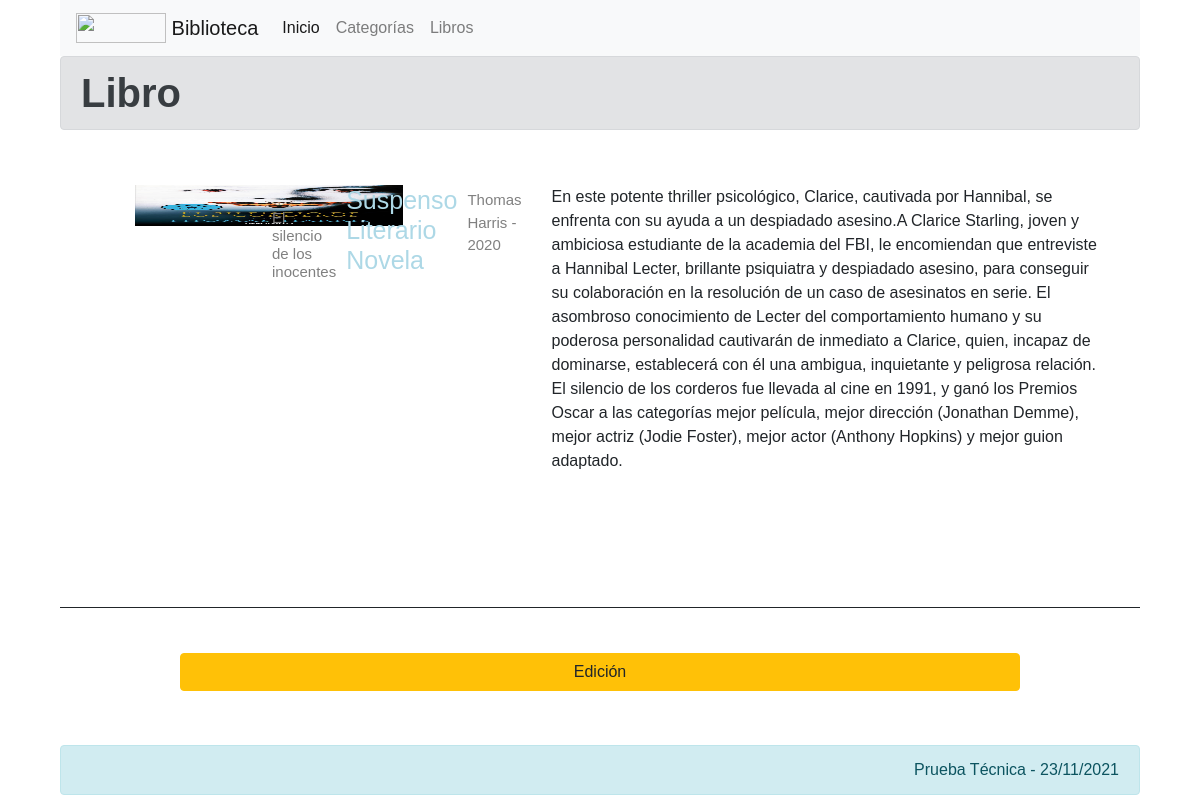
The app's page /books/view-book/4 with its own data.
### libros/models.py (models this page shows)
class Book(models.Model):
    title= models.CharField(max_length=150, verbose_name='Titulo', null=False, blank=False)
    description= models.CharField(max_length=255, verbose_name='Descripción', null=False, blank=False)
    author= models.CharField(max_length=100, verbose_name='Autor', null=False, blank=False)
    year= models.CharField(max_length=4, verbose_name='Año', null=False, blank=False)
    front= models.ImageField(default=None, verbose_name='Portada', null=False, blank=False, upload_to='portadas')
    categories= models.ManyToManyField(Category, verbose_name='Categorías', null=False, blank=False, related_name="books")
    class Meta:
        verbose_name= 'Libro'
        verbose_name_plural = 'Libros'

class Category(models.Model):
    name= models.CharField(max_length=100, verbose_name='Nombre', null=False, blank=False)
    description = models.CharField(max_length=255, verbose_name='Descripción', null=False, blank=False)
    create_at= models.DateTimeField(auto_now_add=True, verbose_name="Creado el")
    class Meta:
        verbose_name= 'Categoría'
        verbose_name_plural = 'Categorías'
    def __str__(self):
        return self.name

### libros/views.py (the view)
# urls.py: path('books/view-book/<int:book_id>', views.book, name="book"),
def book(request, book_id):
    book = get_object_or_404(Book, id=book_id)
    categories = Category.objects.all
    return render(request, 'books/addEdition.html', {
        'book': book,
        'categories': categories,
        'title': 'Libro',
        'button': 'Editar',
        'edition': book_id,
        'show_edition': 'd-none',
        'required': ''
    })

### libros/templates/books/addEdition.html (shortened to what this page needs)
{% extends 'layouts/layout.html' %}
{% block content %}
    <h1 class="title alert alert-secondary alert-link">{{title}} </h1>
    {% if edition != 0 %}
        {% include 'books/book.html' with book=book nolink=1 delete='d-none' %}
        <div class="col-sm-12 text-center">
            <button id="btnEdition" class="btn btn-warning" type="button" typeevent="0">Edici&oacute;n</button>
        </div>
    {% endif %}
{% endblock %}

### libros/templates/books/book.html (shortened to what this page needs)
        <book class="book-item">
            {% if book.front != 'null' and book.front.url|length >= 1 %}
                <div class="image">
                    <img src={{book.front.url}} />
                </div>
            {% endif %}
            <div class="data">
                <h5>
                    {% if nolink == 0 %}
                        <a class="select-element" href="{% url 'book' book.id %}">{{book.title}} </a>
                    {% else %}
                        <span class="nameElement">{{book.title}}</span>
                    {% endif %}
                </h5>
                <h5>
                    {% for category in book.categories.all %}
                        <a class="select-other-element categories" href="{% url 'category' category.id %} ">{{category}} </a>
                    {% endfor %}
                </h5>
                <span class"date">
                    {{book.author}} - {{book.year}}
                </span>
                <p {% if nolink != 1 %} class="textcut" {% endif %}>
                    {{book.description| safe}}
                </p>
            </div>
        </book>

### iniapp/static/css/style.css (style rules this page uses)
* { margin: 0px; padding: 0px; font-family: Arial, Helvetica, sans-serif; text-decoration: none; }
.select-other-element { text-decoration: none; color: lightblue; }
.category-item, .book-item { margin-bottom: 20px; margin-top: 20px; padding: 15px; border-bottom: 1px solid; clear: both; display: flex; }
.category-item .data, .book-item .data { float: left; padding: 15px; padding-top: 0; display: contents; }
.book-item .image { padding: 20px 60px 0; }
.book-item img { width: 200px; height: 200px; }
.category-item h2, .book-item h5 { font-size: 25px; color: #333; margin-bottom: 10px; padding: 20px 0; max-width: 126px; }
.category-item span, .book-item span { font-size: 15px; color: gray; margin-bottom: 10px; display: block; padding: 24px 10px; max-width: 150px; }
.category-item p, .book-item p { padding: 20px; max-width: 680px; }
.btn.btn-primary, .btn.btn-warning, .btn.btn-danger { width: 80%; margin-top: 25px; }
@media (max-width: 1200px) { .book-item img { width: 400%; height: 10%; } }

### records on screen
Book: front (picture), title "El silencio de los inocentes", author "Thomas Harris", year "2020", description "En este potente thriller psicológico, Clarice, cautivada por Hannibal, se enfrenta con su ayuda a un despiadado asesino.A Clarice Starling, joven y ambiciosa estudiante de la academia del FBI, le encomiendan que entreviste a Hannibal Lecter, brillante psiquiatra y despiadado asesino, para conseguir su colaboración en la resolución de un caso de asesinatos en serie. El asombroso conocimiento de Lecter del comportamiento humano y su poderosa personalidad cautivarán de inmediato a Clarice, quien, incapaz de dominarse, establecerá con él una ambigua, inquietante y peligrosa relación. El silencio de los corderos fue llevada al cine en 1991, y ganó los Premios Oscar a las categorías mejor…"
Category: name "Suspenso"
Category: name "Literario"
Category: name "Novela"

### other values on screen
{{ title }} "Libro"
